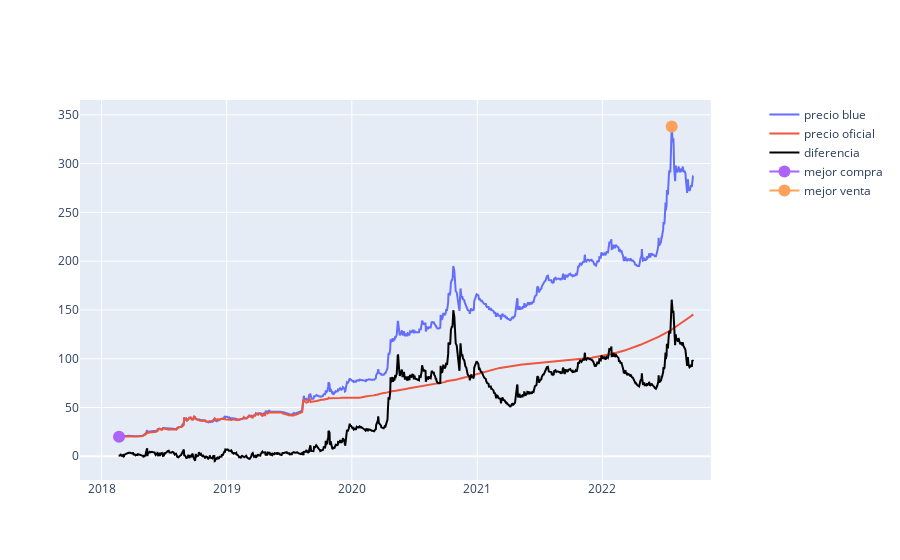

The code cell stored with this chart in its notebook:
### Code cell
fig = make_subplots(specs=[[{"secondary_y": True}]])
fig.add_trace(go.Scatter(x=compra_venta['fecha'],y=compra_venta['precio_blue'],name='precio blue'))
fig.add_trace(go.Scatter(x=compra_venta['fecha'],y=compra_venta['precio_oficial'],name='precio oficial'))
fig.add_trace(go.Scatter(x=compra_venta['fecha'],y=compra_venta['diferencia'],name='diferencia',line=dict(color='black',width=2)))
fig.add_trace(go.Scatter(x=minprecio['fecha'],y=minprecio['precio'],marker=dict(size=12),name='mejor compra'))
fig.add_trace(go.Scatter(x=maxprecio['fecha'],y=maxprecio['precio'],marker=dict(size=12),name='mejor venta'))
fig.show()

### Figure 1 — Plotly figure (JSON) as saved in the notebook; plotly's stock layout.template omitted (floating-point values rounded to 4 significant figures; data arrays with more than 128 entries replaced by an {"elided": "..."} marker saying what was removed)
{"data": [{"name": "precio blue", "type": "scatter", "x": {"elided": "1114 str values"}, "y": {"elided": "1114 float values"}}, {"name": "precio oficial", "type": "scatter", "x": {"elided": "1114 str values"}, "y": {"elided": "1114 float values"}}, {"line": {"color": "black", "width": 2}, "name": "diferencia", "type": "scatter", "x": {"elided": "1114 str values"}, "y": {"elided": "1114 float values"}}, {"marker": {"size": 12}, "name": "mejor compra", "type": "scatter", "x": ["2018-02-21"], "y": [19.92]}, {"marker": {"size": 12}, "name": "mejor venta", "type": "scatter", "x": ["2022-07-22"], "y": [338]}], "layout": {"xaxis": {"anchor": "y", "domain": [0, 0.94]}, "yaxis": {"anchor": "x", "domain": [0, 1]}, "yaxis2": {"anchor": "x", "overlaying": "y", "side": "right"}}}
